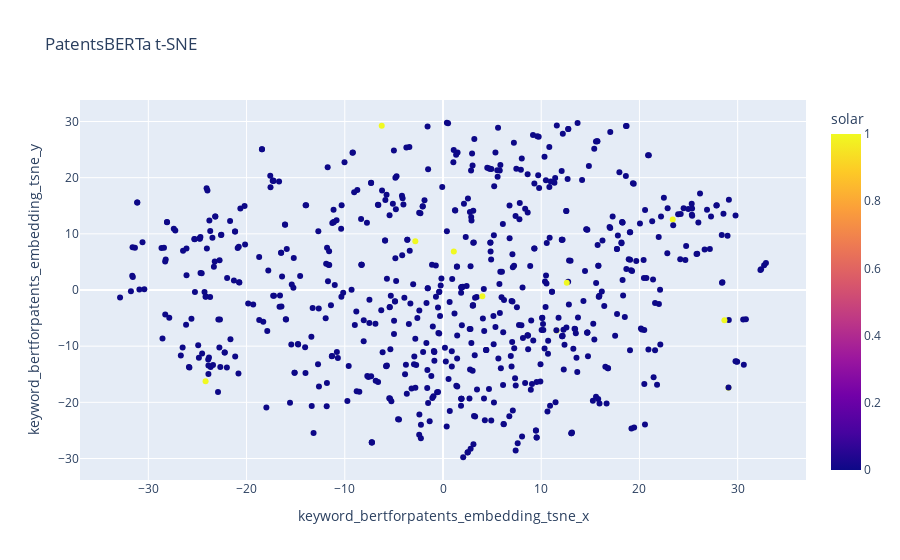

The cell this chart's notebook holds for it:
### Code cell
fig_patentsberta = px.scatter(df_keyword, x="keyword_bertforpatents_embedding_tsne_x", y="keyword_bertforpatents_embedding_tsne_y", hover_name="keyword", color="solar", title="PatentsBERTa t-SNE")
fig_patentsberta.show()

### Figure 1 — Plotly figure (JSON) as saved in the notebook; plotly's stock layout.template omitted (floating-point values rounded to 4 significant figures; data arrays with more than 128 entries replaced by an {"elided": "..."} marker saying what was removed)
{"data": [{"hovertemplate": "<b>%{hovertext}</b><br><br>keyword_bertforpatents_embedding_tsne_x=%{x}<br>keyword_bertforpatents_embedding_tsne_y=%{y}<br>solar=%{marker.color}<extra></extra>", "hovertext": {"elided": "676 str values"}, "legendgroup": "", "marker": {"color": {"elided": "676 int values"}, "coloraxis": "coloraxis", "symbol": "circle"}, "mode": "markers", "name": "", "orientation": "v", "showlegend": false, "type": "scatter", "x": {"elided": "676 float values"}, "xaxis": "x", "y": {"elided": "676 float values"}, "yaxis": "y"}], "layout": {"coloraxis": {"colorbar": {"title": {"text": "solar"}}, "colorscale": [[0, "#0d0887"], [0.1111, "#46039f"], [0.2222, "#7201a8"], [0.3333, "#9c179e"], [0.4444, "#bd3786"], [0.5556, "#d8576b"], [0.6667, "#ed7953"], [0.7778, "#fb9f3a"], [0.8889, "#fdca26"], [1, "#f0f921"]]}, "legend": {"tracegroupgap": 0}, "title": {"text": "PatentsBERTa t-SNE"}, "xaxis": {"anchor": "y", "domain": [0, 1], "title": {"text": "keyword_bertforpatents_embedding_tsne_x"}}, "yaxis": {"anchor": "x", "domain": [0, 1], "title": {"text": "keyword_bertforpatents_embedding_tsne_y"}}}}
